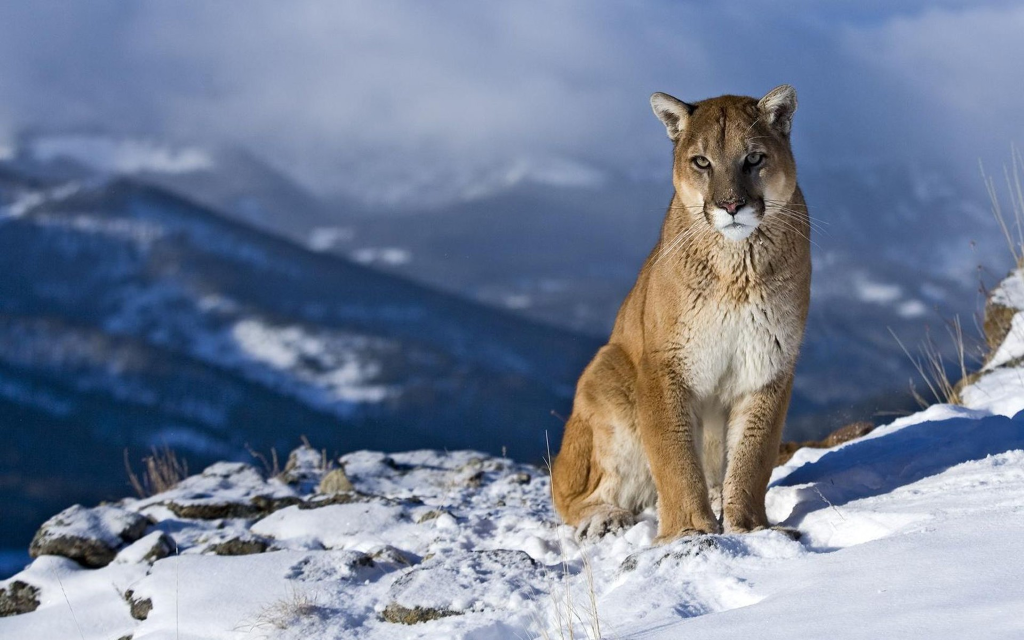
#> input picture TP2/puma.png, 1024 x 640 px
$ jupyter execute TP2.ipynb   (older library calls are emulated)
#> lines starting #> are read from the running program, lines starting #| are printed output that depends on the picture; long printed decimals are rounded
# TP2

Alumno: Maximiliano Medina

Implementar la función create_gauss_filter (h, w, k_size, sigma) para crear filtros gaussianos para filtrado espectral. Debe retornar un filtro gaussiano de tamaño HxW en dominio espacial y su transformada de Fourier.
1. Graficar ambas representaciones para diferentes tamaños de kernel y sigma. Aplicar el filtro una imagen para validar el funcionamiento en el dominio espectral.
2. Usando el método descripto en el paper Image Sharpness Measure for Blurred Images in Frequency Domain” comparar el resultado de un filtrado por convolución con el filtrado espectral
3. Repetir la comparación usando uno de los métodos descriptos en el apéndice del paper “Analysis of focus measure operators in shape from focus”

#### Importar librerías

[cell 1]
import numpy as np
import cv2
import matplotlib.pyplot as plt

### 1

[cell 2]
img = cv2.imread('puma.png',cv2.IMREAD_GRAYSCALE)
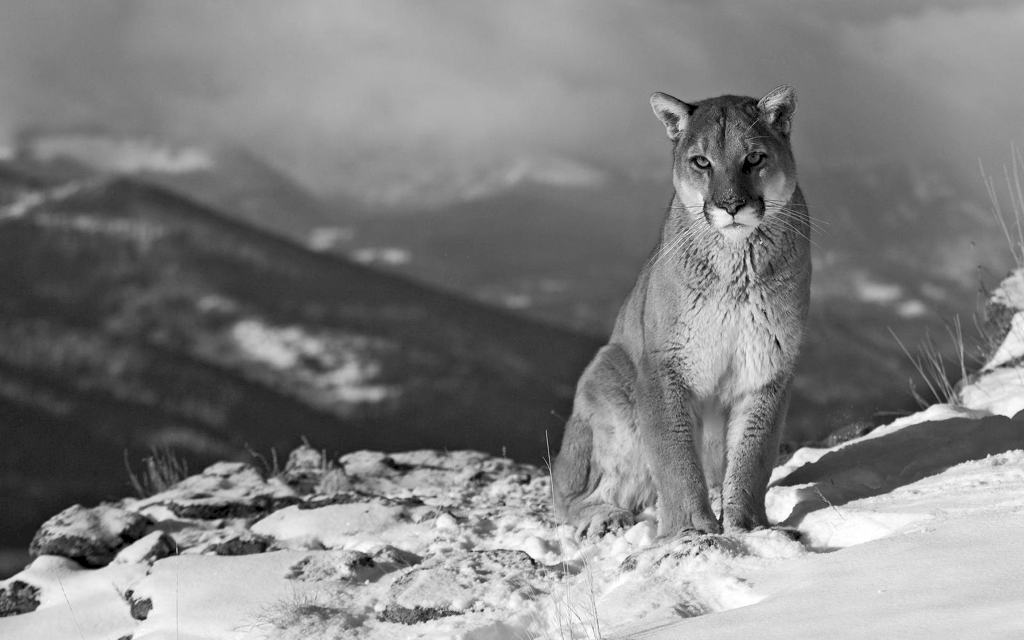
#> img: shape (640, 1024); min 0, max 255, mean 128.4
h,w = img.shape
#> h = 640; w = 1024

[cell 3]
def create_gaussian_kernel(kernel_size, sigma):

    if kernel_size % 2 == 0: kernel_size += 1
    gaussian_kernel = cv2.getGaussianKernel(kernel_size, sigma)
    gaussian_kernel_2d = np.outer(gaussian_kernel, gaussian_kernel.T)
    gaussian_kernel_2d = gaussian_kernel_2d / np.sum(gaussian_kernel_2d)

    return gaussian_kernel_2d

[cell 4]
def create_gauss_filter(h, w, k_size, sigma):
    gaussian_kernel = create_gaussian_kernel(k_size, sigma)
    gaussian = np.zeros((h,w))

    xfiltro = gaussian.shape[1]
    yfiltro = gaussian.shape[0]
    xkernel = gaussian_kernel.shape[1]
    ykernel = gaussian_kernel.shape[0]

    x_offset=int((xfiltro - xkernel)/2)
    y_offset=int((yfiltro - ykernel)/2)
    gaussian[y_offset:y_offset+ykernel, x_offset:x_offset+xkernel] = gaussian_kernel

    gaussian_fft = np.fft.fft2(gaussian)
    return gaussian, gaussian_fft

[cell 5]
k_sizes = [5, 9, 13, 15]
sigmas = [1, 3, 5]

# Crear y graficar los filtros gaussiano y su transformada de Fourier
for k_size in k_sizes:
    for sigma in sigmas:
        gauss_filter, fft_gauss_filter = create_gauss_filter(50, 50, k_size, sigma)
        fig = plt.figure(figsize=(12, 5))

        plt.subplot(1,2,1)
        plt.imshow(gauss_filter, cmap='jet'),plt.title(f'Kernel gaussiano (Kernel={k_size}, Sigma={sigma})')

        tf_shifted = np.fft.fftshift(fft_gauss_filter)
        plt.subplot(1,2,2)
        plt.imshow(np.abs(tf_shifted), cmap='jet'),plt.title(f'Transformada de Fourier (Kernel={k_size}, Sigma={sigma})')

[cell 6]
def spectral_filter(img, fft_gauss_filter):
    img_fft = np.fft.fft2(img)
    img_fft = img_fft * fft_gauss_filter
    img_fft = np.fft.ifftshift(np.real(np.fft.ifft2(img_fft)))
    return img_fft

[cell 7]
gauss_filter, fft_gauss_filter = create_gauss_filter(h, w, k_size=15, sigma=3.0)
plt.figure(figsize=(12,12))
plt.subplot(1,2,1)
plt.imshow(img, cmap='gray'),plt.title('Imagen original')
plt.subplot(1,2,2)
plt.imshow(spectral_filter(img, fft_gauss_filter), cmap='gray'),plt.title('Imagen filtrada')
#> in spectral_filter, `img_fft = np.fft.ifftshift(np.real(np.fft.ifft2(img_fft)))`:
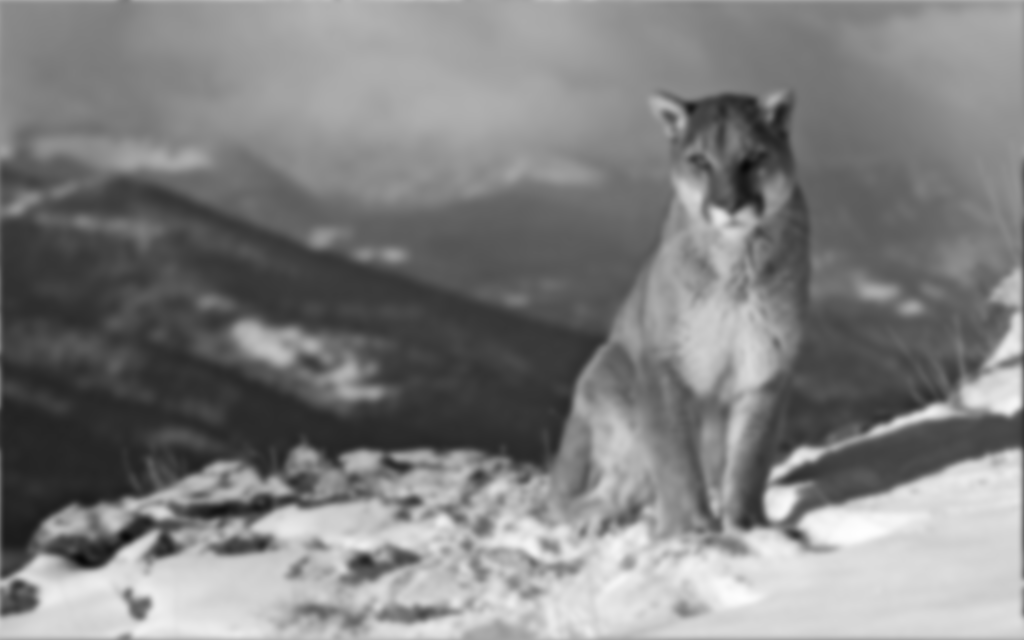
#> img_fft: shape (640, 1024) float64; min 8.7, max 254.4, mean 128.4

#### 2

[cell 8]
def quality_measure(img):
    F = np.fft.fft2(img)
    Fc = np.fft.fftshift(F)
    AF = np.abs(Fc)
    M = np.max(AF)
    TH = np.sum(AF > M / 1000)
    FM = TH / (img.shape[0] * img.shape[1])
    return FM

[cell 9]
k_size = 15
sigma = 5

# filtro para convolución
gaussian_kernel = create_gaussian_kernel(k_size, sigma)
convolved_image = cv2.filter2D(img, -1, gaussian_kernel)

# filtro para filtrado espectral
gauss_filter, fft_gauss_filter = create_gauss_filter(h, w, k_size, sigma)
spectral_filtered_image = spectral_filter(img, fft_gauss_filter)

plt.figure(figsize=(10,15))
plt.subplot(3,1,1)
plt.imshow(img, cmap='gray'), plt.title(f'Imagen original - FM: {quality_measure(img)}')
#> in quality_measure, `M = np.max(AF)`: M = 84159246
#> in quality_measure, `TH = np.sum(AF > M / 1000)`: TH = 5535
#> in quality_measure, `FM = TH / (img.shape[0] * img.shape[1])`: FM = 0.00845
plt.subplot(3,1,2)
plt.imshow(convolved_image, cmap='gray'), plt.title(f'Filtro convolucional - FM: {quality_measure(convolved_image)}')
plt.subplot(3,1,3)
plt.imshow(spectral_filtered_image.astype(np.uint8), cmap='gray'), plt.title(f'Filtro espectral - FM: {quality_measure(spectral_filtered_image)}')
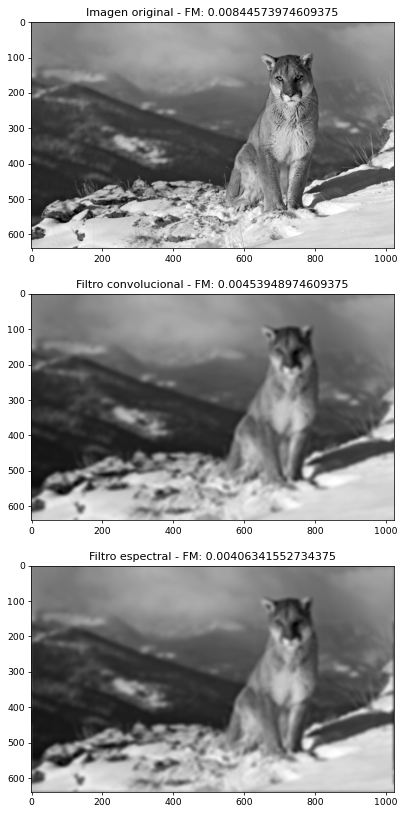
#> figure drawn by matplotlib, 3 panels

#### Comparacion tamaño kernel

[cell 10]
k_sizes = [3, 5, 7, 9, 11, 13, 15]
sigma=5
quality_imgs_conv=[]
quality_imgs_spec=[]

for k_size in k_sizes:
    gaussian_kernel = create_gaussian_kernel(k_size, sigma)

    # Filtro gaussiano para convolución.
    convolved_filtered_image = cv2.filter2D(img, -1, gaussian_kernel)
    quality_imgs_conv.append(quality_measure(convolved_filtered_image))

    # Filtro gaussiano para filtrado espectral
    gauss_filter, fft_gauss_filter = create_gauss_filter(h, w, k_size, sigma)
    spectral_filtered_image = spectral_filter(img, fft_gauss_filter)
    quality_imgs_spec.append(quality_measure(spectral_filtered_image))
#> this loop made 7 passes
#> pass 1, in spectral_filter (call 3), `img_fft = np.fft.ifftshift(np.real(np.fft.ifft2(img_fft)))`:
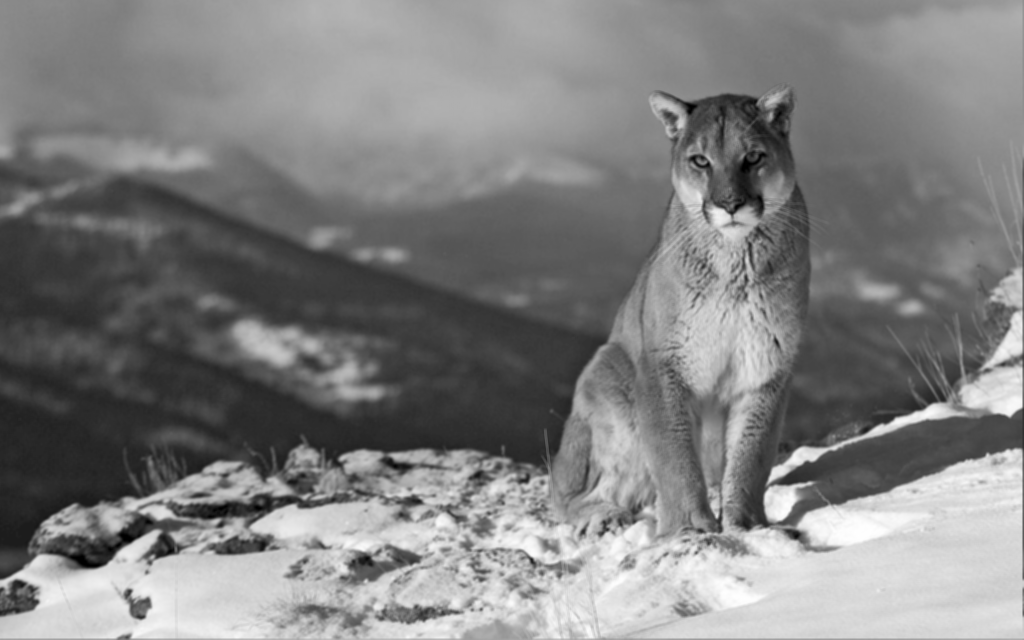
#> img_fft: shape (640, 1024) float64; min -9.66e-14, max 255, mean 128.4; drawn with min black and max white
#> after the loop, quality_imgs_conv = [0.00791, 0.00713, 0.00633, 0.00573, 0.00525, 0.00483, 0.00454]; quality_imgs_spec = [0.00781, 0.00695, 0.00608, 0.00538, 0.00488, 0.00442, 0.00406]
print (quality_imgs_conv)
#| [0.007912, 0.00713, 0.006334, 0.00573, 0.005251, 0.004829, 0.004539]
print (quality_imgs_spec)
#| [0.007814, 0.006953, 0.006078, 0.005382, 0.004875, 0.004424, 0.004063]

plt.figure()
plt.plot(k_sizes, quality_imgs_conv, label='Convolucional')
plt.plot(k_sizes, quality_imgs_spec, label='Espectral')
plt.xlabel('kernel size')
plt.ylabel('FM')
plt.legend()
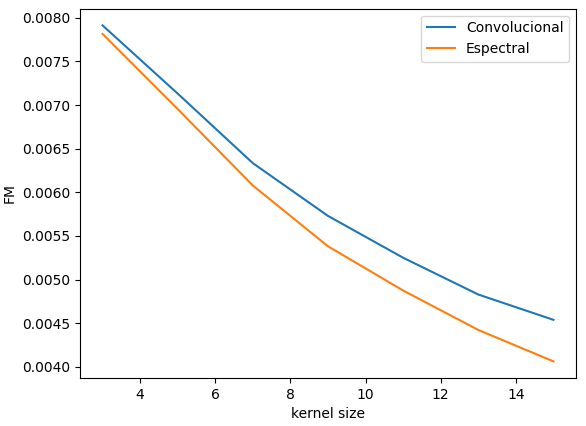
#> figure drawn by matplotlib, 1 panel

#### Comparacion desvio estandar

[cell 11]
k_size=15
sigmas = [1,2,3,4,5,6,7,8,9,10]
quality_imgs_conv=[]
quality_imgs_spec=[]

for sigma in sigmas:
    gaussian_kernel = create_gaussian_kernel(k_size, sigma)

    # Filtro gaussiano para convolución.
    convolved_filtered_image = cv2.filter2D(img, -1, gaussian_kernel)
    quality_imgs_conv.append(quality_measure(convolved_filtered_image))

    # Filtro gaussiano para filtrado espectral
    gauss_filter, fft_gauss_filter = create_gauss_filter(h, w, k_size, sigma)
    spectral_filtered_image = spectral_filter(img, fft_gauss_filter)
    quality_imgs_spec.append(quality_measure(spectral_filtered_image))
#> this loop made 10 passes
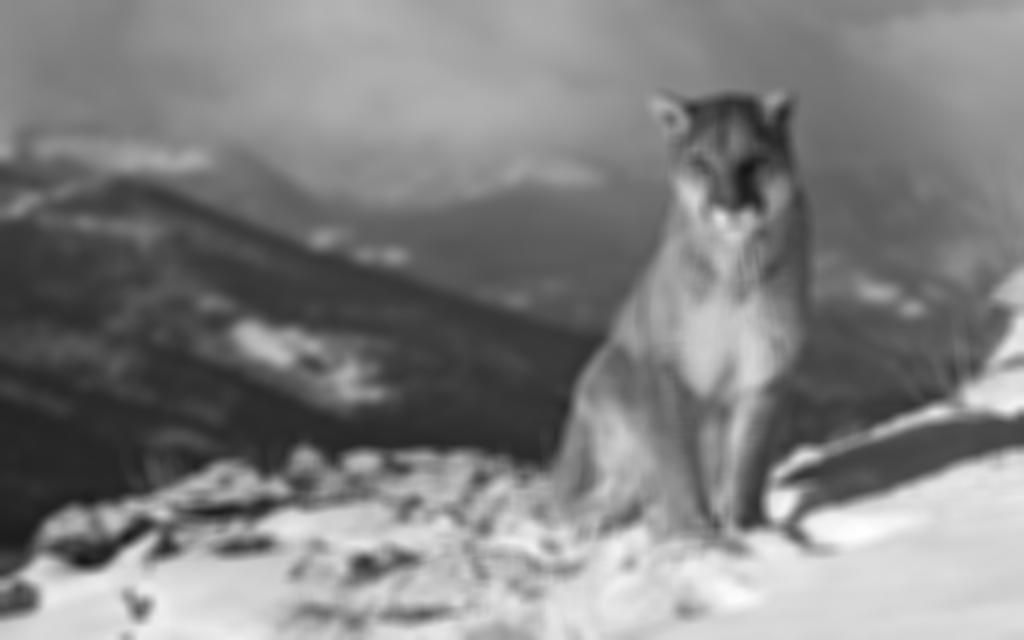
#> convolved_filtered_image: shape (640, 1024); min 21, max 254, mean 128.4
#> after the loop, quality_imgs_conv = [0.00768, 0.00633, 0.00538, 0.00479, 0.00454, 0.00438, 0.00428, 0.00422, 0.00417, 0.00414]; quality_imgs_spec = [0.00757, 0.00605, 0.00501, 0.00439, 0.00406, 0.00392, 0.00382, 0.00375, 0.00369, 0.00366]

print (quality_imgs_conv)
#| [0.00768, 0.006328, 0.005385, 0.004793, 0.004539, 0.004378, 0.004283, 0.004222, 0.004167, 0.004143]
print (quality_imgs_spec)
#| [0.00757, 0.00605, 0.005006, 0.004387, 0.004063, 0.00392, 0.003819, 0.003746, 0.003691, 0.003664]

plt.figure()
plt.plot(sigmas, quality_imgs_conv, label='Convolucional')
plt.plot(sigmas, quality_imgs_spec, label='Espectral')
plt.xlabel('sigma')
plt.ylabel('FM')
plt.legend()
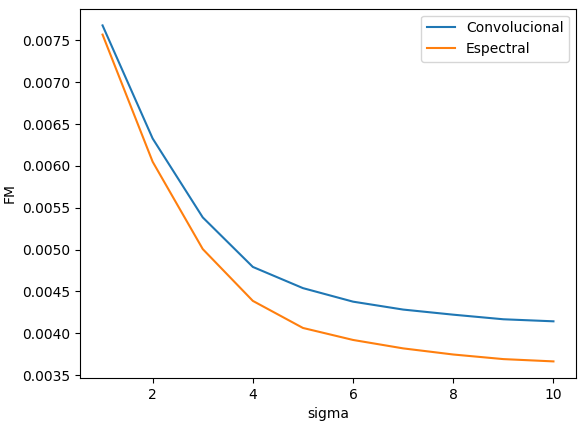
#> figure drawn by matplotlib, 1 panel; curve peaks at x = 1, y = 0.00768; curve peaks at x = 1, y = 0.00757

Podemos ver que a mayor valor de sigma con tamaño de kernel constante y mayor tamaño de kernel con sigma constante la imagen se ve mas desenfocada. En cuanto a los valores de medida de calidad (FM) el filtro espectral es mas sensible a la variacion de estos parametros siendo, ademas, siempre menores a los del filtro convolucional.

#### 3

[cell 12]
# Metodo A.15. Tenengrad (GRA6)
def tenengrad(img):
    gradientX = cv2.Sobel(img, cv2.CV_64F, 1, 0, ksize=5)
    gradientY = cv2.Sobel(img, cv2.CV_64F, 1, 0, ksize=5)
    return np.sum(gradientX ** 2 + gradientY ** 2)

#### Comparacion tamaño kernel

[cell 13]
k_sizes = [3, 5, 7, 9, 11, 13, 15]
sigma=5
quality_imgs_conv_tenengrad=[]
quality_imgs_spec_tenengrad=[]

for k_size in k_sizes:
    gaussian_kernel = create_gaussian_kernel(k_size, sigma)

    # Filtro gaussiano para convolución.
    convolved_filtered_image = cv2.filter2D(img, -1, gaussian_kernel)
    quality_imgs_conv_tenengrad.append(tenengrad(convolved_filtered_image))

    # Filtro gaussiano para filtrado espectral
    gauss_filter, fft_gauss_filter = create_gauss_filter(h, w, k_size, sigma)
    spectral_filtered_image = spectral_filter(img, fft_gauss_filter)
    quality_imgs_spec_tenengrad.append(tenengrad(spectral_filtered_image))
#> this loop made 7 passes
#> pass 1, in tenengrad, `gradientX = cv2.Sobel(img, cv2.CV_64F, 1, 0, ksize=5)`:
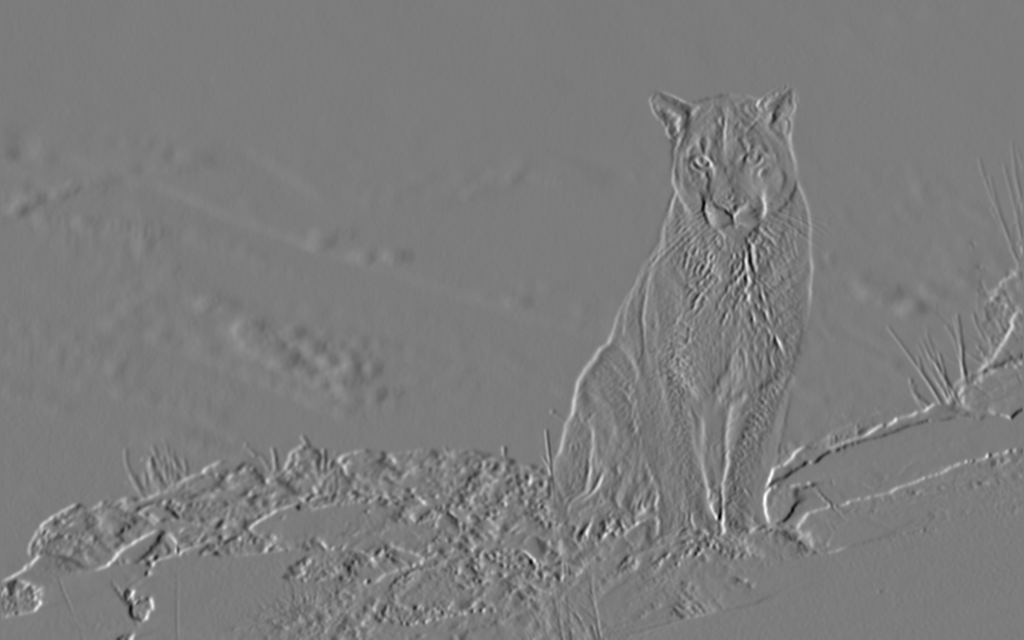
#> gradientX: shape (640, 1024) float64; min -6056, max 6340, mean 11.8; drawn with min black and max white
#> after the loop, quality_imgs_conv_tenengrad = [3.35e+11, 2.19e+11, 1.54e+11, 1.17e+11, 9.39e+10, 7.85e+10, 6.8e+10]; quality_imgs_spec_tenengrad = [3.56e+11, 2.38e+11, 1.72e+11, 1.34e+11, 1.09e+11, 9.22e+10, 8.05e+10]

plt.figure()
plt.plot(k_sizes, quality_imgs_conv_tenengrad, label='Convolucional')
plt.plot(k_sizes, quality_imgs_spec_tenengrad, label='Espectral')
plt.xlabel('kernel size')
plt.ylabel('Tenengrad')
plt.legend()
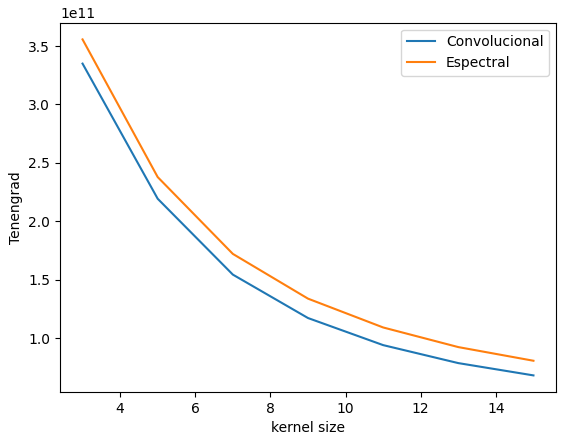
#> figure drawn by matplotlib, 1 panel

#### Comparacion desvio estandar

[cell 14]
k_size=15
sigmas = [1,2,3,4,5,6,7,8,9,10]
quality_imgs_conv_tenengrad=[]
quality_imgs_spec_tenengrad=[]

for sigma in sigmas:
    gaussian_kernel = create_gaussian_kernel(k_size, sigma)

    # Filtro gaussiano para convolución.
    convolved_filtered_image = cv2.filter2D(img, -1, gaussian_kernel)
    quality_imgs_conv_tenengrad.append(tenengrad(convolved_filtered_image))

    # Filtro gaussiano para filtrado espectral
    gauss_filter, fft_gauss_filter = create_gauss_filter(h, w, k_size, sigma)
    spectral_filtered_image = spectral_filter(img, fft_gauss_filter)
    quality_imgs_spec_tenengrad.append(tenengrad(spectral_filtered_image))
#> after the loop, quality_imgs_conv_tenengrad = [3.01e+11, 1.58e+11, 9.99e+10, 7.74e+10, 6.8e+10, 6.34e+10, 6.09e+10, 5.93e+10, 5.83e+10, 5.76e+10]; quality_imgs_spec_tenengrad = [3.2e+11, 1.73e+11, 1.14e+11, 9.02e+10, 8.05e+10, 7.59e+10, 7.34e+10, 7.19e+10, 7.09e+10, 7.03e+10]

plt.figure()
plt.plot(sigmas, quality_imgs_conv_tenengrad, label='Convolucional')
plt.plot(sigmas, quality_imgs_spec_tenengrad, label='Espectral')
plt.xlabel('sigma')
plt.ylabel('Tenengrad')
plt.legend()
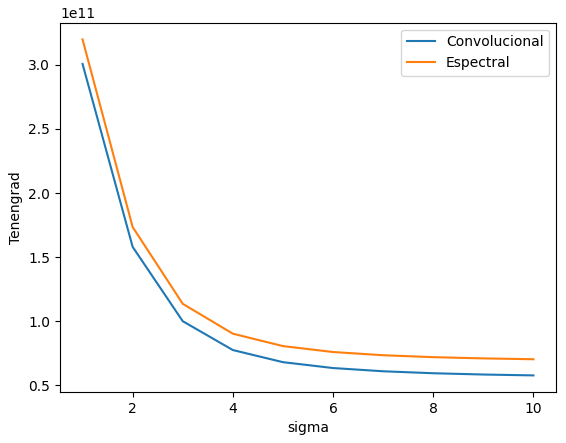
#> figure drawn by matplotlib, 1 panel; curve peaks at x = 1, y = 3.01e+11; curve peaks at x = 1, y = 3.2e+11
